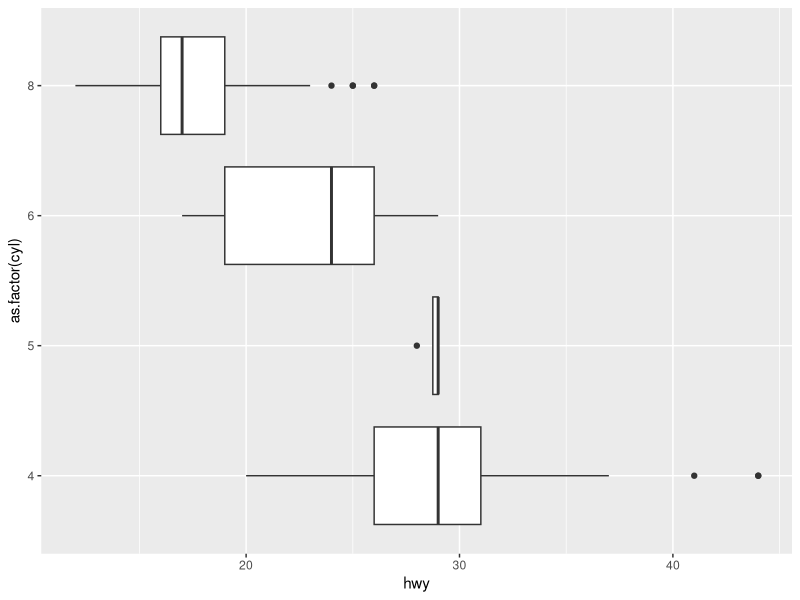
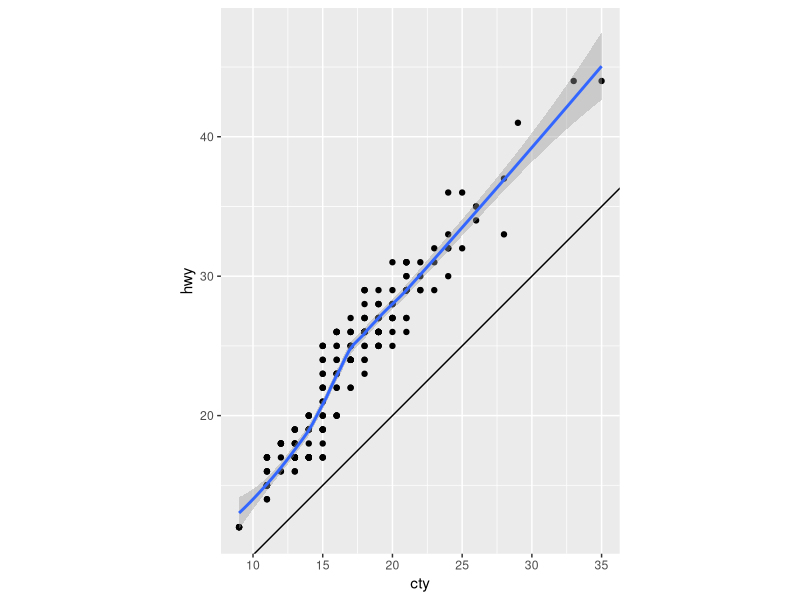
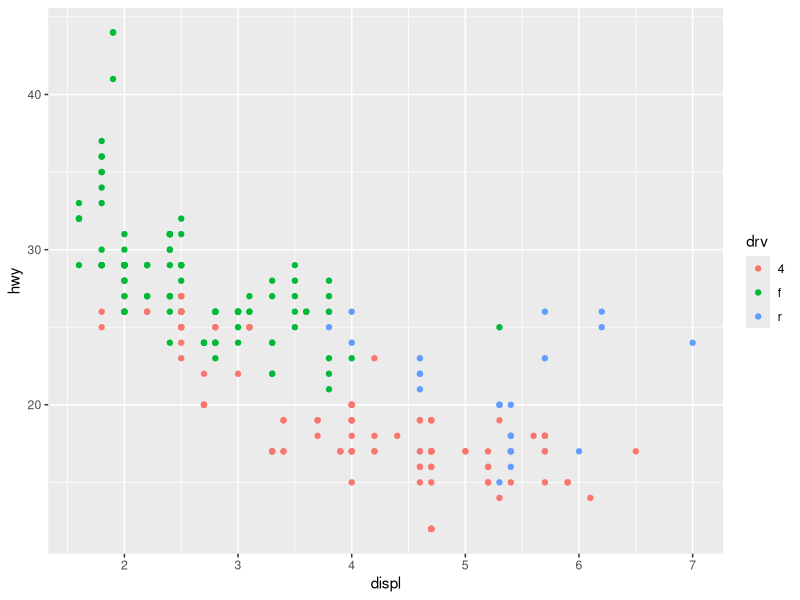

Here is the R script that generated these plots, in order:
#----------------------------------------------
# DATA 101
# Homework 1: Hussain Sarfraz
#----------------------------------------------

# Please save this script as "YOUR LAST NAME_HW1.R" and upload the script to Canvas. 
# You should also upload a word document containing your write up and graphs.
# Please type your code into the sections outlined below. 

library(tidyverse) #load the tidyverse library first
mpg #load the dataset next
nrow(mpg) #234
ncol(mpg) #11
glimpse(mpg) #shows rows, columns, and snummary of all columns
colnames(mpg) #column names
view(mpg)

unique(mpg$displ)

#----------------------------------------------
# Question 1 
mpg$cyl #Displayed all values of cyl and hwy to understand data better
mpg$hwy

ggplot(data=mpg)+
  geom_boxplot(mapping=aes(x=as.factor(cyl),y=hwy))+coord_flip()

#----------------------------------------------
# Question 2
ggplot(data = mpg, mapping = aes(x = cty, y = hwy)) +
  geom_point() + 
  geom_abline() +
  coord_fixed() +
  geom_smooth()   # I added geom_smooth() to plot the regression line and see the correlation 
                  # between the two variables

#----------------------------------------------
# Question 3

ggplot(data=mpg)+
  geom_point(mapping=aes(x=displ,y=hwy,color=drv))
